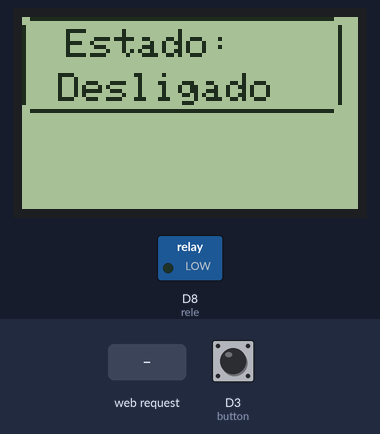
The sketch below on a simulated ESP8266 (NodeMCU). Parts: 84×48 one-colour display, switched loads named in the sketch (green lamp = pin HIGH). The test bench sets the inputs (shaded band); at power-on: D3 (button) LOW. WiFi joins after 1.5 s; servers stay silent unless stated; what the sketch prints to the serial monitor is not drawn.

Above: at 2.7 s.
2.8 s: D3 (button) pulled HIGH for 3.2 s
At 6.4 s:
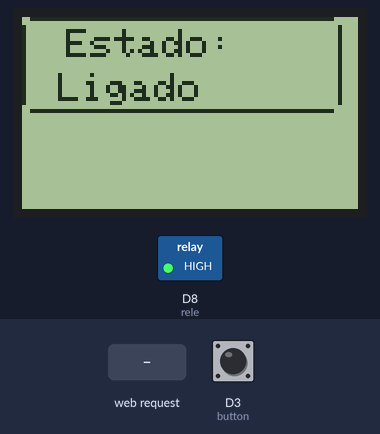
7.5 s: D3 (button) pulled HIGH for 0.15 s
At 8.4 s:
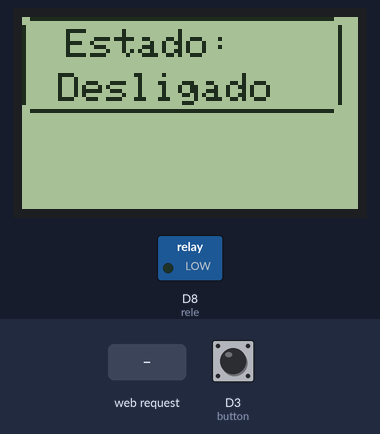
9.1 s: HTTP request GET /inverteEstado received
At 9.7 s:
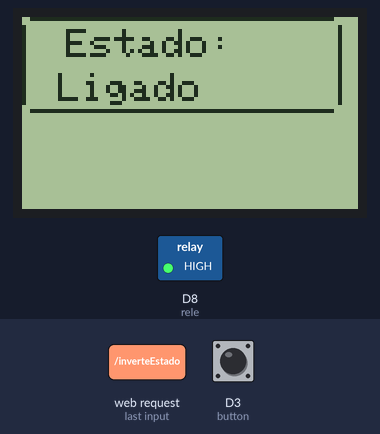
Timing chart, 0 to 12.1 s (numbered marks = the images above; inputs shaded):
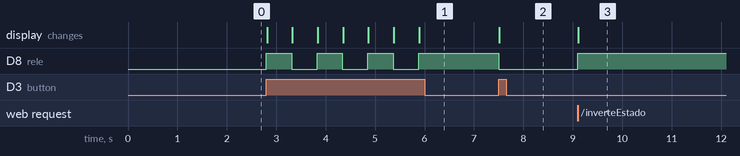

The sketch:

cafeteira.ino
```cpp
#include <ESP8266WiFi.h>
#include <ESP8266mDNS.h>
#include <ArduinoOTA.h>
#include <ESP8266WebServer.h>

#include <Adafruit_GFX.h>
#include <Adafruit_PCD8544.h>

int rele = D8;
int button= D3;
Adafruit_PCD8544 display = Adafruit_PCD8544(D5, D7, D6, D1, D2);
bool statusRele = false;

const char* ssid = "FAVERI";
const char* password = "05061983";

ESP8266WebServer server(80);

const char* www_username = "admin";
const char* www_password = "admin";

void handlerFunction(){
    if(!server.authenticate(www_username, www_password))
      return server.requestAuthentication();
    String captionButton;
    String sEstado;
    if (statusRele) {
      captionButton = "Desligar";
      sEstado = "<span style=\"color:red\">Ligada</span>";
    } else {
      captionButton = "Ligar";
      sEstado = "<span style=\"color:blue\">Desligado</span>";
    }
    String htmlpage = "<!DOCTYPE html>"
                        "<html>"
                          "<head>"
                            "<meta charset=\"UTF-8\"><title>Cafeteira</title>"
                            "<link rel=\"stylesheet\" "
                               "href=\"https://maxcdn.bootstrapcdn.com/bootstrap/3.3.7/css/bootstrap.min.css\""
                               "integrity=\"sha384-BVYiiSIFeK1dGmJRAkycuHAHRg32OmUcww7on3RYdg4Va+PmSTsz/K68vbdEjh4u\""
                               "crossorigin=\"anonymous\">"
                          "</head>"
                          "<body>"
                            "<h1>Estado da cafeteira: " + sEstado + "</h1>"
                            "<hr>"
                            "<form action=\"/inverteEstado\" method=\"POST\">"
                              "<button class=\"btn btn-default\" name=\"cafeteira\" type=\"submit\" value=\"0\">" + captionButton + "</button>"
                            "</form>"
                         "</body>"
                      "</html>";


    server.sendContent_P(htmlpage.c_str());
}

void setupDisplay(void) {
  display.begin();
  display.setContrast(50); //Ajusta o contraste do display
  display.clearDisplay();   //Apaga o buffer e o display
  display.setTextSize(1);  //Seta o tamanho do texto
  display.setTextColor(BLACK); //Seta a cor do texto
  display.setCursor(0,0);  //Seta a posição do cursor
  display.drawRoundRect(0,0, 80,24, 3, 2);
  display.setCursor(11,3);  // Seta a posição do cursor
  display.println("Estado:");
  display.setCursor(9,14);
  display.println("Desligado");
  display.display();
  Serial.println("Display inicializado");
}

void setupHttpServer() {
  WiFi.mode(WIFI_STA);
  WiFi.begin(ssid, password);
  if(WiFi.waitForConnectResult() != WL_CONNECTED) {
    Serial.println("WiFi Falhou ao conectar! Reiniciando...");
    delay(1000);
    ESP.restart();
  }
  ArduinoOTA.begin();

  server.on("/", handlerFunction);
  server.on("/inverteEstado", handlerInverteEstado);
  server.begin();

  Serial.print("Server em http://");
  Serial.print(WiFi.localIP());
  Serial.println("/");

}

void setupRele() {
  pinMode(rele, OUTPUT);
  digitalWrite(rele, LOW);
  Serial.println("Rele inicializado. \n Estado: Desligado");
  statusRele = false;
}

void setupButton() {
  pinMode(button, INPUT);
}

void setup() {

  Serial.begin(115200);
  Serial.println();
  setupDisplay();
  setupHttpServer();
  setupRele();
  setupButton();
}

int lastButtonState;
void loop() {
  // WebServer Loop
  ArduinoOTA.handle();
  server.handleClient();

  // Button Loop
  int buttonState = digitalRead(button);
  if (lastButtonState == HIGH && buttonState == LOW) {
    Serial.println("Botao solto");
  }
  if (buttonState) {
    Serial.println("Botao pressionado");
    inverteEstado();
    delay(500); // Wait a bit between retransmissions
  }
  lastButtonState = buttonState;
}

void inverteEstado() {
  if (statusRele) {
    digitalWrite(rele, LOW);
    statusRele = false;
    Serial.println("Rele Desligado!");
  } else {
    digitalWrite(rele, HIGH);
    statusRele = true;
    Serial.println("Rele Ligado!");
  }
  atualizaDisplay();
}

void handlerInverteEstado() {
  inverteEstado();
  handlerFunction();
}

void atualizaDisplay() {
  display.fillRect(8,13, 70,10, 0);
  display.setCursor(9,14);
  if (statusRele) {
    display.println("Ligado");
  } else {
    display.println("Desligado");
  }
  display.display();
}
```

Measured:
- after the input at 2.8 s, D8 (rele): alternates HIGH for 0.51 s and LOW for 0.51 s, 7 changes in all, then stays HIGH, starting at once; the display: changes at once (image 1)
- after the input at 7.5 s, D8 (rele): HIGH → LOW at once; the display: changes at once (image 2)
- after the input at 9.1 s, D8 (rele): LOW → HIGH at once; the display: changes at once (image 3)
